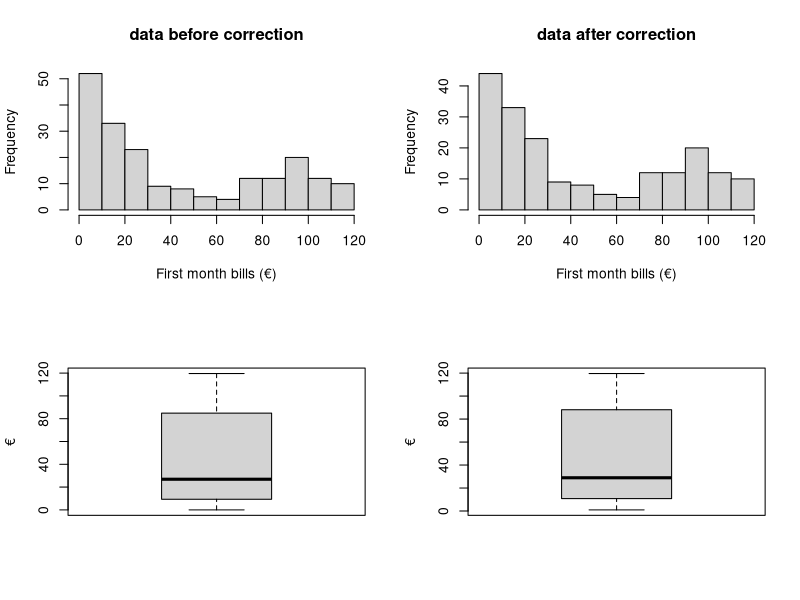
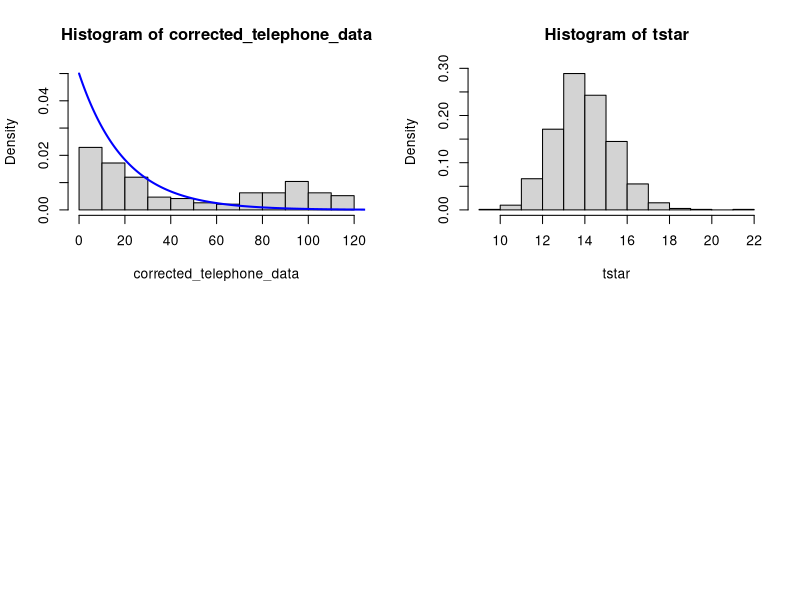

Reproduce these figures in R, in order. (Note: this script raises an error after producing the figures.)
## ---- chunk 1
knitr::opts_chunk$set(echo = TRUE)
## ---- chunk 2
telephone_data = read.table("telephone.txt",header=TRUE)

# sorted data of firsth month bills
sort(telephone_data$Bills)
## ---- chunk 3
# row_sub = apply(dd, 1, function(row) all(row !=0 ))
corrected_telephone_data = telephone_data[apply(telephone_data, 1, function(row) all(row !=0 )), ]

par(mfrow=c(2,2))
hist(telephone_data$Bills, xlab = "First month bills (€)", main = "data before correction")
hist(corrected_telephone_data, xlab = "First month bills (€)", main = "data after correction")
boxplot(telephone_data$Bills, ylab = "€")
boxplot(corrected_telephone_data, ylab = "€")
## ---- chunk 4

lamb = .05

hist(corrected_telephone_data, prob=T, ylim = c(0,0.05))
x = seq(0, length(corrected_telephone_data),length=1000)
f = lamb*exp(-lamb*x )
lines(x,f,col="blue",lwd=2)
## ---- chunk 5
t = median(corrected_telephone_data)
B=1000
tstar=numeric(B)
n=length(corrected_telephone_data)
for (i in 1:B){
  xstar=rexp(n, lamb)
  tstar[i]=median(xstar)}
  hist(tstar,prob=T)
  
p_left=sum(tstar<t)/B
p_right=sum(tstar>t)/B
p=2*min(pl,pr)
pl;pr;p
## ---- chunk 6
B=5000
Tstar=numeric(B)
T1 = median(corrected_telephone_data)

for(i in 1:B) {
  Xstar=sample(corrected_telephone_data,replace=TRUE)
  Tstar[i]=median(Xstar) }

Tstar05=quantile(Tstar,0.05)
Tstar95=quantile(Tstar,0.95)
sum(Tstar<Tstar05)
c(2*T1-Tstar95,2*T1-Tstar05)
## ---- chunk 7
B=5000
Tstar=numeric(B)
T1 = median(corrected_telephone_data)

for(i in 1:B) {
  Xstar=sample(corrected_telephone_data,replace=TRUE)
  Tstar[i]=mean(Xstar) 
  }
Tstar05=quantile(Tstar,0.05)
Tstar95=quantile(Tstar,0.95)
sum(Tstar<Tstar05)

c(2*T1-Tstar95,2*T1-Tstar05)
## ---- chunk 8
hist(Tstar, prob=T)
## ---- chunk 9
shapiro.test(Tstar)
## ---- chunk 10
est_lamb = 1/(mean(Tstar))
est_lamb
## ---- chunk 11
hist(corrected_telephone_data, prob=T, ylim = c(0,0.05))
x = seq(0, length(corrected_telephone_data),length=1000)
f = est_lamb*exp(-est_lamb*x )
lines(x,f,col="blue",lwd=2)
## ---- chunk 12
wilcox.test(corrected_telephone_data, mu=40, alternative="less")
## ---- chunk 13
B=5000
Tstar=numeric(B)
T1 = 10

for(i in 1:B) {
  Xstar=sample(corrected_telephone_data,replace=TRUE)
  Tstar[i]=sum(Xstar < T1) / length(Xstar)
  }
Tstar95=quantile(Tstar,0.95)
Tstar95
